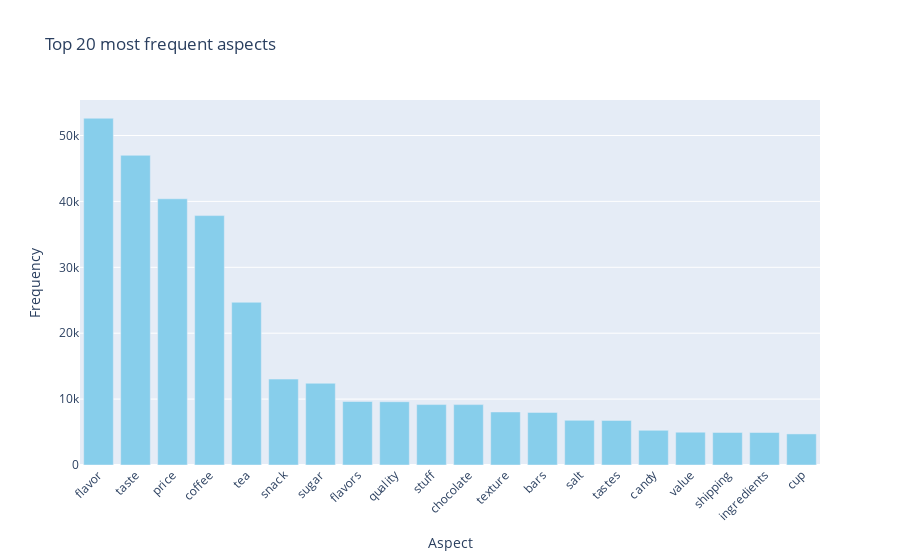

The notebook cell saved with this chart:
### Code cell
absa_utils.plot_most_frequent_aspects(dataset, k=20)

### Figure 1 — Plotly figure (JSON) as saved in the notebook; plotly's stock layout.template omitted (floating-point values rounded to 4 significant figures)
{"data": [{"alignmentgroup": "True", "hovertemplate": "Aspect=%{x}<br>Frequency=%{y}<extra></extra>", "legendgroup": "", "marker": {"color": "skyblue", "pattern": {"shape": ""}}, "name": "", "offsetgroup": "", "orientation": "v", "showlegend": false, "textposition": "auto", "type": "bar", "x": ["flavor", "taste", "price", "coffee", "tea", "snack", "sugar", "flavors", "quality", "stuff", "chocolate", "texture", "bars", "salt", "tastes", "candy", "value", "shipping", "ingredients", "cup"], "xaxis": "x", "y": [52617, 46992, 40398, 37847, 24697, 13039, 12407, 9635, 9602, 9170, 9166, 8048, 7983, 6779, 6765, 5261, 4982, 4942, 4933, 4716], "yaxis": "y"}], "layout": {"barmode": "relative", "legend": {"tracegroupgap": 0}, "showlegend": false, "title": {"text": "Top 20 most frequent aspects"}, "xaxis": {"anchor": "y", "domain": [0, 1], "tickangle": -45, "tickmode": "array", "title": {"text": "Aspect"}}, "yaxis": {"anchor": "x", "domain": [0, 1], "title": {"text": "Frequency"}}}}
